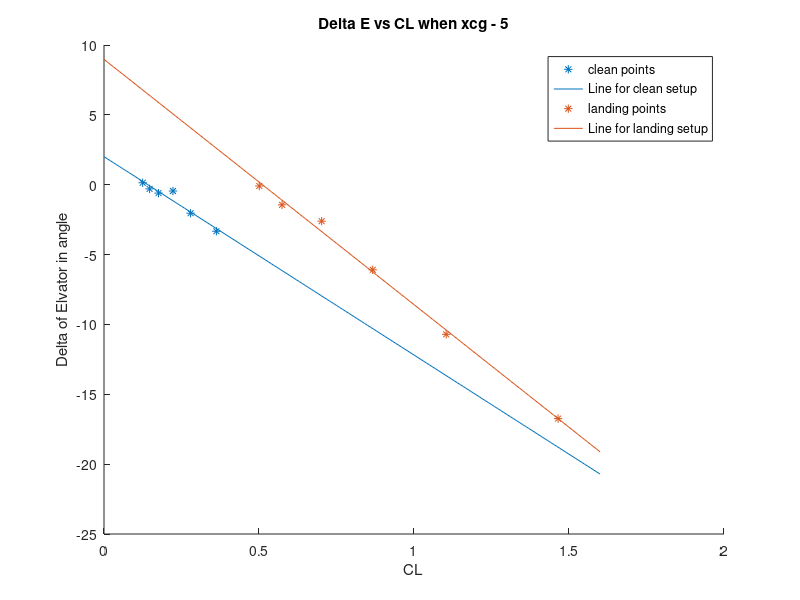

MATLAB code for this plot:
%%
%for cg plus 5
clear 
clc

IAS = [240,221,202,179.5,160.1,140.5].*0.5144;
rho = 1.225;
MassOfFuel=(3100+503+[971.6,969.3,965.1,961.4,956.1,953.9]).*0.453592;
WeightOfFuel = MassOfFuel.*9.81;
CL = WeightOfFuel./(0.5.*rho.*IAS.^2.*17.48);
AoA=[-0.55,-0.18,-0.15,-0.047,1.004,2.144];

p1=polyfit(AoA,CL,1);
scatter(AoA,CL);
range = [-10:0.1:10];
hold on
plot(range,p1(1).*range + p1(2));
%%
%High lift mode
IAS_landing = [119.3,111.3,100.6,90.5,80.2,69.6].*0.5144;
rho = 1.225;
MassOfFuel_landing=(3100+503+[936.8,926.9,920.8,917.6,917,914.6]).*0.453592;
WeightOfFuel_landing = MassOfFuel_landing.*9.81;
CL_landing = WeightOfFuel_landing./(0.5.*rho.*IAS_landing.^2.*17.48);
AoA_landing=[-5.248,-4.286,-3.312,-0.781,2.33,6.249];

hold on
scatter(AoA_landing,CL_landing,'*');
p2 = polyfit(AoA_landing,CL_landing,1);
hold on
plot(range,p2(1).*range+p2(2));
legend('points for clean setup','line for clean setup','points for landing setup','line for landing setup');
xlabel('Angel of attack in degree');
ylabel('CL(Coefficient of life)');
title('CL vs AoA for zero xcg - 5');
hold off
%%
%for de and CL
%for clean condition xcg-5

rangeCL=[0:0.01:1.6];
deltaE=[+0.01*14,-0.01*30,-0.02*30,-0.015*30,-0.068*30,-0.111*30];
scatter(CL,deltaE,'*');
pdeltaE = polyfit(CL,deltaE,1);
hold on
plot(rangeCL,pdeltaE(1).*rangeCL+pdeltaE(2));
hold on

%%
%landing
deltaE_landing=[-0.003*30,-0.048*30,-0.087*30,-0.203*30,-0.357*30,-0.558*30];
scatter(CL_landing,deltaE_landing,'*');
pdeltaE_landing = polyfit(CL_landing,deltaE_landing,1);
hold on
plot(rangeCL,pdeltaE_landing(1).*rangeCL+pdeltaE_landing(2));
title('Delta E vs CL when xcg - 5')
xlabel('CL')
ylabel('Delta of Elvator in angle');
legend('clean points','Line for clean setup','landing points','Line for landing setup');

%clean dDeltaE/dCl = -14.1970
%landing = -17.5534
